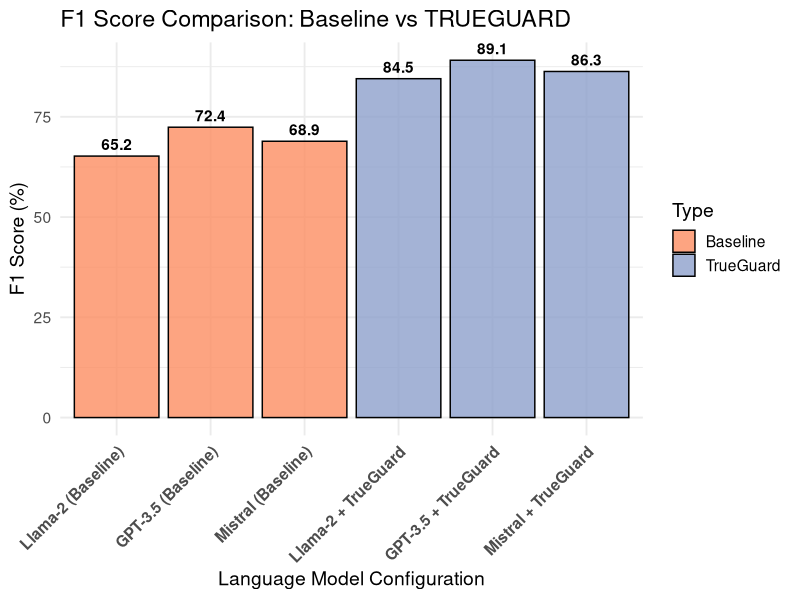
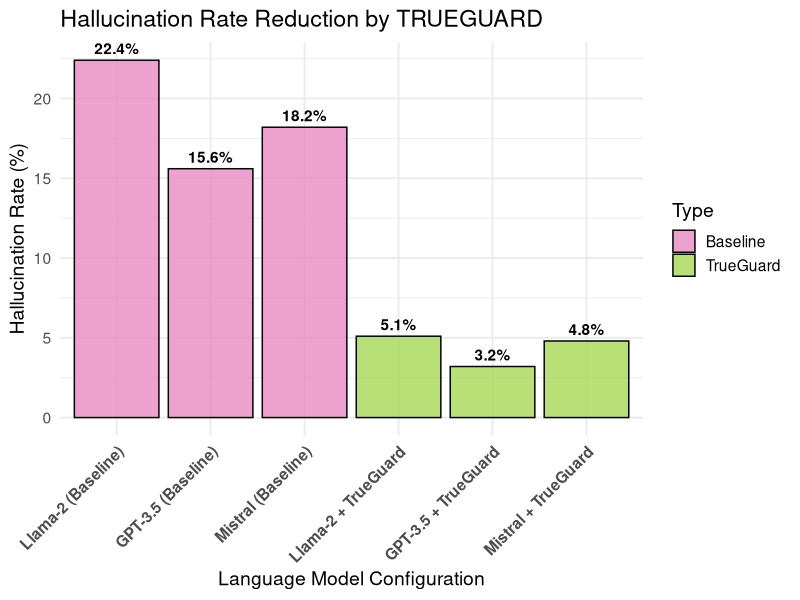

These figures' R source, in order:
# TRUEGUARD Capstone: Comparative R Plots for LLM Hallucination Metrics
# This script generates ggplot2 visualizations comparing Baseline models vs TrueGuard

# Load required libraries
library(ggplot2)
library(dplyr)
library(tidyr)

# 1. Create a sample dataset based on extracted paper metrics
# Note: You can replace this with your actual CSV data once finalized.
metrics_data <- data.frame(
  Model = c("Llama-2 (Baseline)", "GPT-3.5 (Baseline)", "Mistral (Baseline)", 
            "Llama-2 + TrueGuard", "GPT-3.5 + TrueGuard", "Mistral + TrueGuard"),
  Type = c("Baseline", "Baseline", "Baseline", "TrueGuard", "TrueGuard", "TrueGuard"),
  F1_Score = c(65.2, 72.4, 68.9, 84.5, 89.1, 86.3),
  AUROC = c(0.68, 0.75, 0.71, 0.88, 0.92, 0.89),
  Hallucination_Rate_Percent = c(22.4, 15.6, 18.2, 5.1, 3.2, 4.8)
)

# Set the factor levels for rendering in plots
metrics_data$Model <- factor(metrics_data$Model, levels = metrics_data$Model)

# 2. Plot 1: F1 Score Comparison
f1_plot <- ggplot(metrics_data, aes(x = Model, y = F1_Score, fill = Type)) +
  geom_bar(stat = "identity", position = "dodge", color = "black", alpha = 0.8) +
  scale_fill_manual(values = c("Baseline" = "#fc8d62", "TrueGuard" = "#8da0cb")) +
  theme_minimal(base_size = 14) +
  labs(title = "F1 Score Comparison: Baseline vs TRUEGUARD",
       x = "Language Model Configuration",
       y = "F1 Score (%)") +
  theme(axis.text.x = element_text(angle = 45, hjust = 1, face = "bold")) +
  geom_text(aes(label = F1_Score), vjust = -0.5, fontface = "bold")

# 3. Plot 2: Hallucination Rate Reduction
hr_plot <- ggplot(metrics_data, aes(x = Model, y = Hallucination_Rate_Percent, fill = Type)) +
  geom_bar(stat = "identity", position = "dodge", color = "black", alpha = 0.8) +
  scale_fill_manual(values = c("Baseline" = "#e78ac3", "TrueGuard" = "#a6d854")) +
  theme_minimal(base_size = 14) +
  labs(title = "Hallucination Rate Reduction by TRUEGUARD",
       x = "Language Model Configuration",
       y = "Hallucination Rate (%)") +
  theme(axis.text.x = element_text(angle = 45, hjust = 1, face = "bold")) +
  geom_text(aes(label = paste0(Hallucination_Rate_Percent, "%")), vjust = -0.5, fontface = "bold")

# 4. Save the plots to the CAPSTONE directory
ggsave("d:/MINI PROJECT/CAPSTONE/F1_Score_Comparison.png", plot = f1_plot, width = 10, height = 6, dpi = 300)
ggsave("d:/MINI PROJECT/CAPSTONE/Hallucination_Rate_Comparison.png", plot = hr_plot, width = 10, height = 6, dpi = 300)

print("Plots generated successfully and saved to d:/MINI PROJECT/CAPSTONE/ folder.")
